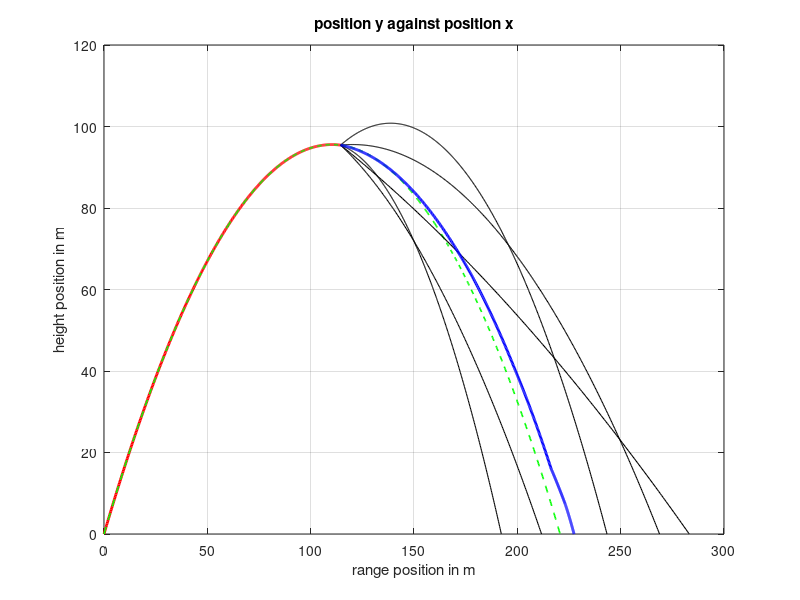

This chart was generated by the following MATLAB code:
%% This program simulates and calculates the centre of mass of a bomb following a projectile motion
% In this program it is assumed that the bomb starts at on piece and then
% explodes to multiple pieces when it reaches its maximum height.
clear ; clc; % delete the previous programs and move forward
%% Setting up paremters
M = 20; % the mass in kg
BOMB_RADIUS = 0.25; %in meters
Bomb_area = pi*BOMB_RADIUS^2; %2 dimensinal
density = M/Bomb_area; % mass per unit area
theta = pi/3; % the angle that the bomb starts at in deg
speed = 50; % the initial speed of the bomb in m/s
x_speed = speed*cos(theta) ; % x component of the speed
y_speed = speed*sin(theta) ; % y component of the speed
v = [x_speed, y_speed];
g = 9.81; % the acceleraton of gravity in m+/s^2
y_at_peak = y_speed^2/(2*g);
time_at_peak = y_speed/g;
x_at_peak = x_speed*time_at_peak;

%range of explosion is between half-way and three-quarters through
%doing this here because we need speed and position right before explosion
explosion_time = time_at_peak + rand*time_at_peak*0.5;
velocity_pre_explosion = [x_speed,0];
explosion_position = [0, 0];
%% the trajectory of the bomb
tau = 0.01; %timestep
Nsteps = ceil((2*time_at_peak)/tau); % number of steps
explosion_step = ceil(explosion_time/tau);
x_position = zeros(1, Nsteps+1);
y_position = zeros(1, Nsteps+1);
for i=2:Nsteps+1
% now we will update the velocity and the position since the acceleration
% is constant
    t = i*tau ; % current time
% from the kinematic equations
    x_position(i) = x_speed*t ; % x = xo +v(ox)t 
    y_position(i) = y_speed*t - 0.5*g*t^2 ; % y = yo + v(oy)t-gt^2/2
    if i == explosion_step
        velocity_pre_explosion(2) = y_speed - g*t;
        explosion_position = [x_position(i), y_position(i)];
    end
    if y_position(i) < 0 %to counter error due to rounding
        y_position(i) = 0;
        x_position(i) = x_speed*2*time_at_peak;
    end
end
%% plotting 
clf ; % clear and move forward
plot(x_position(1, 1:explosion_step),y_position(1, 1:explosion_step),'r-','LineWidth',2)
grid on
hold on
plot(x_position,y_position,'g--','Linewidth',1.2)
title('position y against position x')
xlabel('range position in m')
ylabel('height position in m')
grid on
hold on

%part 2
%randomise some aspects of explosion
explosion_impulse_time = 0.1;
n_fragments = 5;
fragment_masses = zeros(1, n_fragments);
remaining_mass = M;
for i=1:n_fragments-1
    %largest fragment is less than 60% of remainder, greater than 10%
    %this way we don't have (or 'ignore') minisicule pieces
    fragment_masses(i) = (0.1*remaining_mass) + (0.5*rand*remaining_mass);
    remaining_mass = remaining_mass - fragment_masses(i);
end
fragment_masses(n_fragments) = remaining_mass;

%if each fragment is a circle sector, with sides R = 0.25,
%the angle for each sector is given by
fragment_angles = 2*pi*fragment_masses/M;
%randomising a starting point, relative to the horizontal
explosion_force = 400 + (rand*200); %newtons
impulse = explosion_force*explosion_impulse_time;
x_speed_fragments = zeros(1, n_fragments);
y_speed_fragments = zeros(1, n_fragments);
starting_angle = 2*pi*rand; %randomised initially, cimulative
%getting initial velocities, conservation of momentum
for i=1:n_fragments
    
    %the centre of mass of each circle sector with angle gamma, is along
    %the radius starting from gamma/2 (due to symmetry).
    %so, the angle from from the horizontal to the direction each fragment
    %will fly off in is given by
    
    tilda = starting_angle + fragment_angles(i)/2;
    % mv(aft) - mv(bef) = ft
    
    x_speed_fragments(i) = ((impulse * cos(tilda))+ ...
        (fragment_masses(i)*velocity_pre_explosion(1)))/fragment_masses(i);   
    y_speed_fragments(i) = ((impulse * sin(tilda))+ ...
        (fragment_masses(i)*velocity_pre_explosion(2)))/fragment_masses(i);  
    
    starting_angle = starting_angle + fragment_angles(i);
end
%these get extended, in the following loop
fragment_x_positions = zeros(n_fragments, 1);
fragment_y_positions = zeros(n_fragments, 1);

all_midair = ones(1, n_fragments);
reached_ground = 0; %n of fragments that reached ground
midair = true;
k = 0; %while loop counter
while (midair)
    t = tau*k;
    k = k+1;
    for i=1:n_fragments
        if all_midair(i)
            fragment_x_positions(i, k) = (x_speed_fragments(i)*t)+explosion_position(1);
            fragment_y_positions(i, k) = ((y_speed_fragments(i)*t)-(0.5*g*t^2))+explosion_position(2);
            if (fragment_y_positions(i, k) < 0)
                fragment_y_positions(i, k) = 0;
                t_to_ground_1 = (y_speed_fragments(i)/g) + (((y_speed_fragments(i)^2) + (2*g*explosion_position(2)))^0.5)/g;
%                 t_to_ground_2 = (y_speed_fragments(i)/g) - (((y_speed_fragments(i)^2) + (2*g*explosion_position(2)))^0.5)/g;
                fragment_x_positions(i, k) = explosion_position(1) + (x_speed_fragments(i)*t_to_ground_1);
                all_midair(i) = 0;
                reached_ground = reached_ground + 1;
                if (reached_ground == n_fragments)
                    midair = false;
                    %DO NOT ADD 'BREAK', still need x positions to be set
                end
            end
        else
            fragment_x_positions(i, k) = fragment_x_positions(i, k-1);
        end
    end
end

% fragment_x_positions
% fragment_y_positions

%plotting the trajectory of the peices
for i=1:n_fragments
    plot(fragment_x_positions(i, :),fragment_y_positions(i, :),'k-','LineWidth',0.8);
    grid on
    hold on
end


centre_of_mass = zeros(2, k);
for j=1:k
    for i=1:n_fragments
        centre_of_mass(1, j) = centre_of_mass(1, j) + (fragment_x_positions(i, j) * fragment_masses(i));
        centre_of_mass(2, j) = centre_of_mass(2, j) + (fragment_y_positions(i, j) * fragment_masses(i));
    end
end
centre_of_mass = centre_of_mass/M;

plot(centre_of_mass(1, :),centre_of_mass(2, :),'b-', 'lineWidth', 2) % plotting the centre of mass trajectory